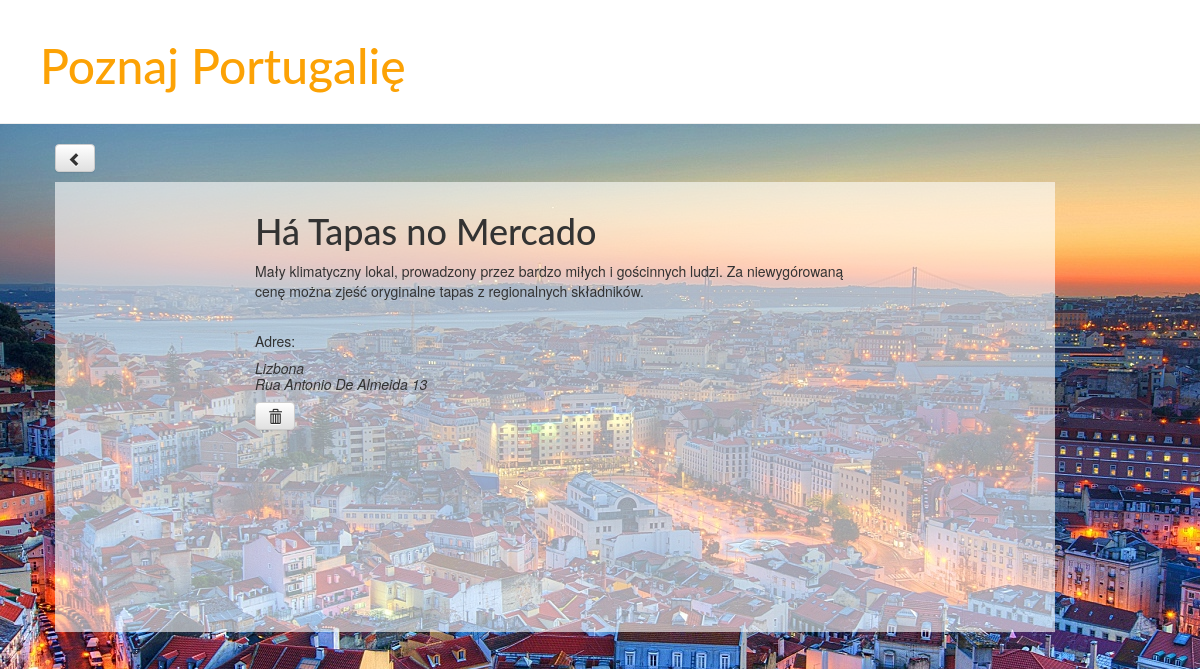
The app's page /1/detail with its own data.
### blog/models.py (models this page shows, shortened)
class Recommended(models.Model):
		city = models.ForeignKey(Place, related_name='recommendeds')
		category = models.CharField(max_length=250)
		name = models.CharField(max_length=200)
		address = models.CharField(max_length=200)
		body = models.TextField()

class Place(models.Model):
		name = models.CharField(max_length=200)
		parametr = models.CharField(max_length=30)
		text = models.TextField()
		image = models.FileField(null=True, blank=True)
		def __str__(self):
			return self.name

### blog/views.py (the view)
# urls.py: url(r'^(?P<pk>\d+)/detail', views.restaurante_detail, name='restaurante_detail'),
def restaurante_detail(request, pk):
    restaurante=get_object_or_404(Recommended, pk=pk)
    return render(request, 'blog/restaurante_detail.html', {'restaurante': restaurante})

### blog/templates/blog/restaurante_detail.html
{% extends 'blog/base.html'%}
{% block content%}
	<a class="btn btn-default" href="{% url 'restaurante_list' %}"><span class="glyphicon glyphicon-chevron-left"></span></a>
	<div class="place">
		<h1>{{restaurante.name}}</h1>
		<p>{{restaurante.body}}</p>
		<br>Adres:<h5>{{restaurante.city}}<br>{{restaurante.address}}</h5>
 		<a class="btn btn-default" href="{% url 'recommended_delete' pk=restaurante.pk %}"><span class="glyphicon glyphicon-trash"></span></a>
	</div>
{% endblock %}

### blog/static/css/blog.css (style rules this page uses)
body { background-image: url('images/flag.jpg'); background-attachment: fixed; background-size: 100%; width: 100%; background-repeat: no-repeat; }
h5 { font-style: italic; }
h1, h2, h3, h4 { font-family: 'Lato', cursive; }
.place { background-color: rgba(255, 255, 255, 0.6); margin-left: 0px; padding-top: 10px; padding-bottom: 20px; padding-left: 200px; padding-right: 200px; margin-top: 10px; margin-bottom: 10px; height: 450px; width: 1000px; text-decoration: none; }

### records on screen
Recommended: name "Há Tapas no Mercado", body "Mały klimatyczny lokal, prowadzony przez bardzo miłych i gościnnych ludzi. Za niewygórowaną cenę można zjeść oryginalne tapas z regionalnych składników.", city "Lizbona", address "Rua Antonio De Almeida 13"
